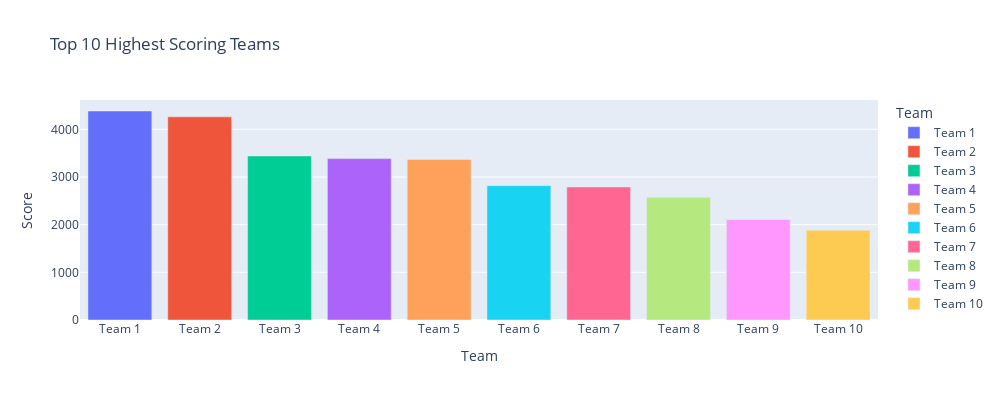

Source (notebook cell):
### Code cell
px.bar(x='Team',y = 'Score',data_frame = Score,color='Team',
       title='Top 10 Highest Scoring Teams',height=400,width=1000)

### Figure 1 — Plotly figure (JSON) as saved in the notebook; plotly's stock layout.template omitted (floating-point values rounded to 4 significant figures)
{"data": [{"alignmentgroup": "True", "hovertemplate": "Team=%{x}<br>Score=%{y}<extra></extra>", "legendgroup": "Team 1", "marker": {"color": "#636efa"}, "name": "Team 1", "offsetgroup": "Team 1", "orientation": "v", "showlegend": true, "textposition": "auto", "type": "bar", "x": ["Team 1"], "xaxis": "x", "y": [4385], "yaxis": "y"}, {"alignmentgroup": "True", "hovertemplate": "Team=%{x}<br>Score=%{y}<extra></extra>", "legendgroup": "Team 2", "marker": {"color": "#EF553B"}, "name": "Team 2", "offsetgroup": "Team 2", "orientation": "v", "showlegend": true, "textposition": "auto", "type": "bar", "x": ["Team 2"], "xaxis": "x", "y": [4262], "yaxis": "y"}, {"alignmentgroup": "True", "hovertemplate": "Team=%{x}<br>Score=%{y}<extra></extra>", "legendgroup": "Team 3", "marker": {"color": "#00cc96"}, "name": "Team 3", "offsetgroup": "Team 3", "orientation": "v", "showlegend": true, "textposition": "auto", "type": "bar", "x": ["Team 3"], "xaxis": "x", "y": [3442], "yaxis": "y"}, {"alignmentgroup": "True", "hovertemplate": "Team=%{x}<br>Score=%{y}<extra></extra>", "legendgroup": "Team 4", "marker": {"color": "#ab63fa"}, "name": "Team 4", "offsetgroup": "Team 4", "orientation": "v", "showlegend": true, "textposition": "auto", "type": "bar", "x": ["Team 4"], "xaxis": "x", "y": [3386], "yaxis": "y"}, {"alignmentgroup": "True", "hovertemplate": "Team=%{x}<br>Score=%{y}<extra></extra>", "legendgroup": "Team 5", "marker": {"color": "#FFA15A"}, "name": "Team 5", "offsetgroup": "Team 5", "orientation": "v", "showlegend": true, "textposition": "auto", "type": "bar", "x": ["Team 5"], "xaxis": "x", "y": [3368], "yaxis": "y"}, {"alignmentgroup": "True", "hovertemplate": "Team=%{x}<br>Score=%{y}<extra></extra>", "legendgroup": "Team 6", "marker": {"color": "#19d3f3"}, "name": "Team 6", "offsetgroup": "Team 6", "orientation": "v", "showlegend": true, "textposition": "auto", "type": "bar", "x": ["Team 6"], "xaxis": "x", "y": [2819], "yaxis": "y"}, {"alignmentgroup": "True", "hovertemplate": "Team=%{x}<br>Score=%{y}<extra></extra>", "legendgroup": "Team 7", "marker": {"color": "#FF6692"}, "name": "Team 7", "offsetgroup": "Team 7", "orientation": "v", "showlegend": true, "textposition": "auto", "type": "bar", "x": ["Team 7"], "xaxis": "x", "y": [2792], "yaxis": "y"}, {"alignmentgroup": "True", "hovertemplate": "Team=%{x}<br>Score=%{y}<extra></extra>", "legendgroup": "Team 8", "marker": {"color": "#B6E880"}, "name": "Team 8", "offsetgroup": "Team 8", "orientation": "v", "showlegend": true, "textposition": "auto", "type": "bar", "x": ["Team 8"], "xaxis": "x", "y": [2573], "yaxis": "y"}, {"alignmentgroup": "True", "hovertemplate": "Team=%{x}<br>Score=%{y}<extra></extra>", "legendgroup": "Team 9", "marker": {"color": "#FF97FF"}, "name": "Team 9", "offsetgroup": "Team 9", "orientation": "v", "showlegend": true, "textposition": "auto", "type": "bar", "x": ["Team 9"], "xaxis": "x", "y": [2109], "yaxis": "y"}, {"alignmentgroup": "True", "hovertemplate": "Team=%{x}<br>Score=%{y}<extra></extra>", "legendgroup": "Team 10", "marker": {"color": "#FECB52"}, "name": "Team 10", "offsetgroup": "Team 10", "orientation": "v", "showlegend": true, "textposition": "auto", "type": "bar", "x": ["Team 10"], "xaxis": "x", "y": [1884], "yaxis": "y"}], "layout": {"barmode": "relative", "height": 400, "legend": {"title": {"text": "Team"}, "tracegroupgap": 0}, "title": {"text": "Top 10 Highest Scoring Teams"}, "width": 1000, "xaxis": {"anchor": "y", "categoryarray": ["Team 1", "Team 2", "Team 3", "Team 4", "Team 5", "Team 6", "Team 7", "Team 8", "Team 9", "Team 10"], "categoryorder": "array", "domain": [0, 1], "title": {"text": "Team"}}, "yaxis": {"anchor": "x", "domain": [0, 1], "title": {"text": "Score"}}}}
